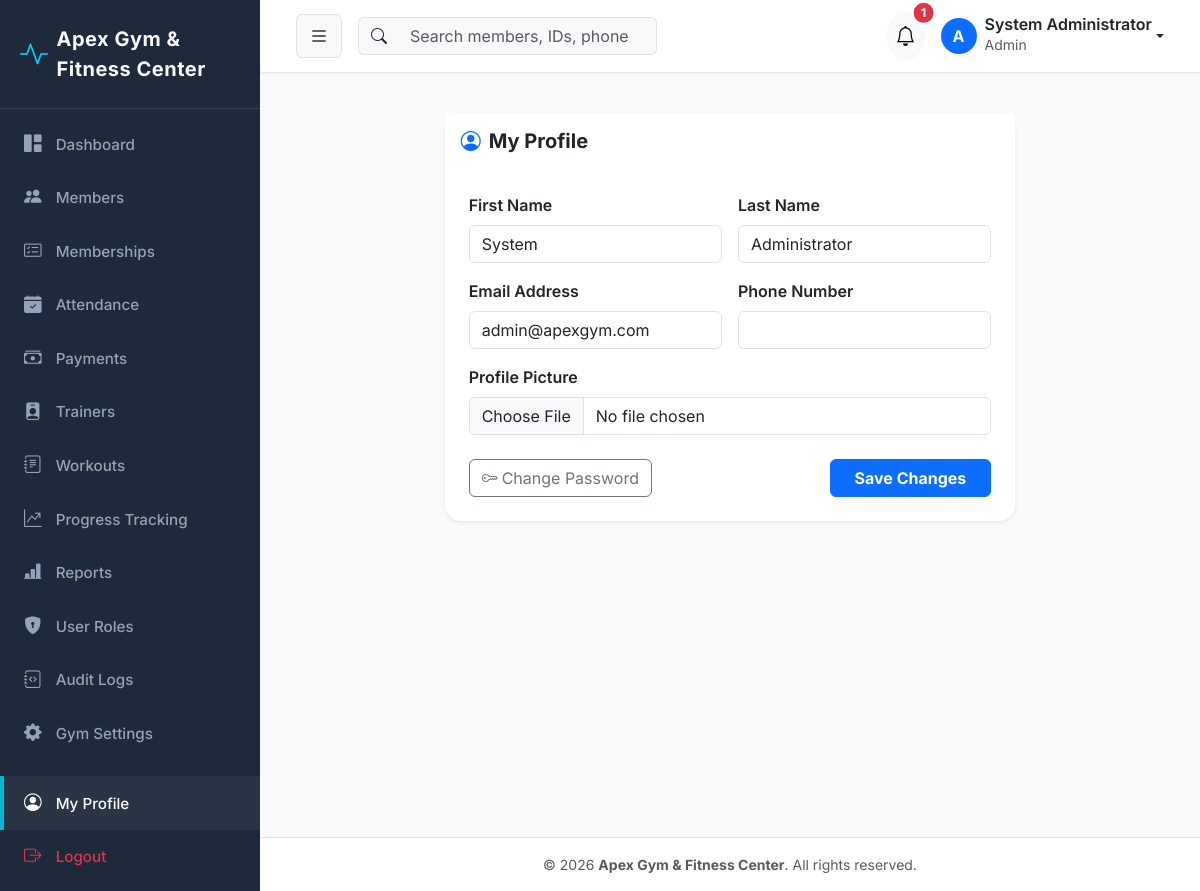
The page /accounts/profile/ (signed in) on the database its author committed.
### gym_settings/models.py (models this page shows, shortened)
class GymSetting(models.Model):
    name = models.CharField(max_length=150, default='Apex Gym & Fitness Center')
    logo = models.ImageField(upload_to='gym_logo/', blank=True, null=True)
    address = models.TextField(default='123 Fitness Avenue, Tech District, City Center')
    phone = models.CharField(max_length=20, default='+1 (555) 019-2834')
    email = models.EmailField(default='contact@apexgym.com')
    opening_time = models.TimeField(default=time(6, 0))
    closing_time = models.TimeField(default=time(22, 0))
    currency = models.CharField(max_length=10, default='₹')
    tax_percentage = models.DecimalField(max_digits=5, decimal_places=2, default=18.00)
    updated_at = models.DateTimeField(auto_now=True)
    @classmethod
    def get_settings(cls):
        obj, created = cls.objects.get_or_create(pk=1)
        return obj

### accounts/models.py (models this page shows, shortened)
class User(AbstractUser):
    class Role(models.TextChoices):
        ADMIN = 'ADMIN', 'Admin'
        STAFF = 'STAFF', 'Staff'
        TRAINER = 'TRAINER', 'Trainer'
        MEMBER = 'MEMBER', 'Member'
    role = models.CharField(
        max_length=20,
        choices=Role.choices,
        default=Role.MEMBER,
        help_text='Role for role-based access control'
    )
    phone = models.CharField(max_length=20, blank=True, null=True)
    profile_picture = models.ImageField(upload_to='profiles/', blank=True, null=True)
    created_at = models.DateTimeField(auto_now_add=True)
    updated_at = models.DateTimeField(auto_now=True)
    @property
    def is_admin(self):
        return self.role == self.Role.ADMIN or self.is_superuser
    def get_full_name_or_username(self):
        full = f"{self.first_name} {self.last_name}".strip()
        return full if full else self.username

### accounts/views.py (the view)
# urls.py: path('profile/', views.profile_view, name='profile'),
@login_required
def profile_view(request):
    if request.method == 'POST':
        form = UserProfileForm(request.POST, request.FILES, instance=request.user)
        if form.is_valid():
            form.save()
            messages.success(request, "Your profile has been updated successfully.")
            return redirect('accounts:profile')
    else:
        form = UserProfileForm(instance=request.user)
    return render(request, 'authentication/profile.html', {'form': form})

### accounts/forms.py
class UserProfileForm(forms.ModelForm):
    class Meta:
        model = User
        fields = ['first_name', 'last_name', 'email', 'phone', 'profile_picture']
        widgets = {
            'first_name': forms.TextInput(attrs={'class': 'form-control'}),
            'last_name': forms.TextInput(attrs={'class': 'form-control'}),
            'email': forms.EmailInput(attrs={'class': 'form-control'}),
            'phone': forms.TextInput(attrs={'class': 'form-control'}),
            'profile_picture': forms.FileInput(attrs={'class': 'form-control'}),
        }

### notifications/context_processors.py (called while the page is built)
def user_notifications(request):
    if request.user.is_authenticated:
        unread = Notification.objects.filter(user=request.user, is_read=False)[:5]
        unread_count = Notification.objects.filter(user=request.user, is_read=False).count()
        return {
            'navbar_notifications': unread,
            'unread_notifications_count': unread_count
        }
    return {
        'navbar_notifications': [],
        'unread_notifications_count': 0
    }

### templates/authentication/profile.html (shortened to what this page needs)
{% extends "base.html" %}
{% block content %}
<div class="container py-4">
    <div class="row justify-content-center">
        <div class="col-md-8">
            <div class="card border-0 shadow-sm rounded-4">
                <div class="card-header bg-white border-0 py-3">
                    <h5 class="fw-bold mb-0"><i class="bi bi-person-circle text-primary me-2"></i>My Profile</h5>
                </div>
                <div class="card-body p-4">
                    <form method="POST" enctype="multipart/form-data">
                        <div class="row g-3">
                            <div class="col-md-6">
                                <label class="form-label fw-semibold">First Name</label>
                                {{ form.first_name }}
                            </div>
                            <div class="col-md-6">
                                <label class="form-label fw-semibold">Last Name</label>
                                {{ form.last_name }}
                            </div>
                            <div class="col-md-6">
                                <label class="form-label fw-semibold">Email Address</label>
                                {{ form.email }}
                            </div>
                            <div class="col-md-6">
                                <label class="form-label fw-semibold">Phone Number</label>
                                {{ form.phone }}
                            </div>
                            <div class="col-md-12">
                                <label class="form-label fw-semibold">Profile Picture</label>
                                {{ form.profile_picture }}
                            </div>
                        </div>
                        <div class="d-flex justify-content-between align-items-center mt-4">
                            <a href="{% url 'accounts:change_password' %}" class="btn btn-outline-secondary">
                                <i class="bi bi-key me-1"></i>Change Password
                            </a>
                            <button type="submit" class="btn btn-primary px-4 fw-bold">Save Changes</button>
                        </div>
                    </form>
                </div>
            </div>
        </div>
    </div>
</div>
{% endblock %}

### templates/base.html (shortened to what this page needs)
<!DOCTYPE html>
<html lang="en">
<head>
    <link href="https://cdn.jsdelivr.net/npm/bootstrap@5.3.2/dist/css/bootstrap.min.css" rel="stylesheet">
    <link href="https://cdn.jsdelivr.net/npm/bootstrap-icons@1.11.1/font/bootstrap-icons.css" rel="stylesheet">
    {% load static %}
    <link rel="stylesheet" href="{% static 'css/custom.css' %}">
</head>
<body>
    <div id="wrapper">
        {% if user.is_authenticated %}
        <aside id="sidebar-wrapper">
            <div class="sidebar-heading d-flex align-items-center">
                <i class="bi bi-activity text-info me-2 fs-3"></i>
                <span class="fw-bold">{{ gym_info.name|default:"Apex Fitness" }}</span>
            </div>
            <div class="list-group list-group-flush py-2">
                <a href="{% url 'dashboard:index' %}" class="list-group-item {% if request.resolver_match.app_name == 'dashboard' %}active{% endif %}">
                    <i class="bi bi-grid-1x2-fill"></i> Dashboard
                </a>
                {% if user.is_admin or user.is_staff_user %}
                <a href="{% url 'members:list' %}" class="list-group-item {% if request.resolver_match.app_name == 'members' %}active{% endif %}">
                    <i class="bi bi-people-fill"></i> Members
                </a>
                <a href="{% url 'memberships:subscription_list' %}" class="list-group-item {% if request.resolver_match.app_name == 'memberships' %}active{% endif %}">
                    <i class="bi bi-card-checklist"></i> Memberships
                </a>
                <a href="{% url 'attendance:list' %}" class="list-group-item {% if request.resolver_match.app_name == 'attendance' %}active{% endif %}">
                    <i class="bi bi-calendar-check-fill"></i> Attendance
                </a>
                <a href="{% url 'payments:list' %}" class="list-group-item {% if request.resolver_match.app_name == 'payments' %}active{% endif %}">
                    <i class="bi bi-cash-stack"></i> Payments
                </a>
                <a href="{% url 'trainers:list' %}" class="list-group-item {% if request.resolver_match.app_name == 'trainers' %}active{% endif %}">
                    <i class="bi bi-person-badge-fill"></i> Trainers
                </a>
                {% endif %}
                <a href="{% url 'workouts:list' %}" class="list-group-item {% if request.resolver_match.app_name == 'workouts' and request.resolver_match.url_name != 'progress' %}active{% endif %}">
                    <i class="bi bi-journal-text"></i> Workouts
                </a>
                <a href="{% url 'workouts:progress' %}" class="list-group-item {% if request.resolver_match.url_name == 'progress' %}active{% endif %}">
                    <i class="bi bi-graph-up-arrow"></i> Progress Tracking
                </a>
                {% if user.is_admin or user.is_staff_user %}
                <a href="{% url 'reports:index' %}" class="list-group-item {% if request.resolver_match.app_name == 'reports' %}active{% endif %}">
                    <i class="bi bi-bar-chart-line-fill"></i> Reports
                </a>
                {% endif %}
                {% if user.is_admin %}
                <a href="{% url 'accounts:user_list' %}" class="list-group-item {% if request.resolver_match.url_name == 'user_list' %}active{% endif %}">
                    <i class="bi bi-shield-lock-fill"></i> User Roles
                </a>
                <a href="{% url 'audit_logs:list' %}" class="list-group-item {% if request.resolver_match.app_name == 'audit_logs' %}active{% endif %}">
                    <i class="bi bi-journal-code"></i> Audit Logs
                </a>
                <a href="{% url 'gym_settings:index' %}" class="list-group-item {% if request.resolver_match.app_name == 'gym_settings' %}active{% endif %}">
                    <i class="bi bi-gear-fill"></i> Gym Settings
                </a>
                {% endif %}
                <a href="{% url 'accounts:profile' %}" class="list-group-item mt-3 {% if request.resolver_match.url_name == 'profile' %}active{% endif %}">
                    <i class="bi bi-person-circle"></i> My Profile
                </a>
                <a href="{% url 'accounts:logout' %}" class="list-group-item text-danger">
                    <i class="bi bi-box-arrow-right"></i> Logout
                </a>
            </div>
        </aside>
        {% endif %}
        <div id="page-content-wrapper">
            {% if user.is_authenticated %}
            <nav class="navbar navbar-expand-lg top-navbar">
                <div class="container-fluid">
                    <button class="btn btn-light border" id="sidebarToggle">
                        <i class="bi bi-list fs-5"></i>
                    </button>
                    <form class="d-none d-md-flex ms-3 me-auto" action="{% url 'members:list' %}" method="GET">
                        <div class="input-group">
                            <span class="input-group-text bg-light border-end-0"><i class="bi bi-search"></i></span>
                            <input class="form-control bg-light border-start-0" type="search" name="q" placeholder="Search members, IDs, phone..." aria-label="Search">
                        </div>
                    </form>
                    <div class="d-flex align-items-center ms-auto">
                        <div class="dropdown me-3">
                            <button class="btn btn-light position-relative rounded-circle p-2" type="button" data-bs-toggle="dropdown">
                                <i class="bi bi-bell fs-5"></i>
                                {% if unread_notifications_count > 0 %}
                                <span class="position-absolute top-0 start-100 translate-middle badge rounded-pill bg-danger">
                                    {{ unread_notifications_count }}
                                </span>
                                {% endif %}
                            </button>
                        </div>
                        <div class="dropdown">
                            <a class="d-flex align-items-center text-decoration-none dropdown-toggle text-dark" href="#" data-bs-toggle="dropdown">
                                <div class="bg-primary text-white rounded-circle d-flex align-items-center justify-content-center me-2 fw-bold" style="width: 36px; height: 36px;">
                                    {{ user.username|slice:":1"|upper }}
                                </div>
                                <div class="d-none d-sm-block text-start">
                                    <div class="fw-semibold lh-1">{{ user.get_full_name_or_username }}</div>
                                    <small class="text-muted">{{ user.get_role_display }}</small>
                                </div>
                            </a>
                        </div>
                    </div>
                </div>
            </nav>
            {% endif %}
            <div class="container-fluid pt-3 px-4">
                {% block content %}{% endblock %}
            </div>
            <footer class="mt-auto py-3 bg-white border-top text-center text-muted small">
                <div class="container">
                    &copy; {% now "Y" %} <strong>{{ gym_info.name|default:"Apex Gym & Fitness Center" }}</strong>. All rights reserved.
                </div>
            </footer>
        </div>
    </div>
</body>
</html>

### static/css/custom.css (style rules this page uses)
:root { --primary-color: #4f46e5; --primary-hover: #4338ca; --secondary-color: #06b6d4; --dark-bg: #0f172a; --sidebar-bg: #1e293b; --card-bg: #ffffff; --text-primary: #1e293b; --text-muted: #64748b; --accent-success: #10b981; --accent-warning: #f59e0b; --accent-danger: #ef4444; --border-color: #e2e8f0; }
body { font-family: 'Inter', system-ui, -apple-system, sans-serif; background-color: #f8fafc; color: var(--text-primary); overflow-x: hidden; }
#wrapper { display: flex; width: 100%; align-items: stretch; min-height: 100vh; }
#sidebar-wrapper { min-width: 260px; max-width: 260px; background-color: var(--sidebar-bg); color: #f8fafc; transition: all 0.3s ease; z-index: 1000; }
#sidebar-wrapper .sidebar-heading { padding: 1.5rem 1.25rem; font-size: 1.25rem; font-weight: 700; letter-spacing: 0.5px; border-bottom: 1px solid rgba(255, 255, 255, 0.1); }
#sidebar-wrapper .list-group-item { background-color: transparent; color: #94a3b8; border: none; padding: 0.85rem 1.25rem; font-size: 0.95rem; font-weight: 500; border-left: 4px solid transparent; transition: all 0.2s ease; }
#sidebar-wrapper .list-group-item:hover, #sidebar-wrapper .list-group-item.active { color: #ffffff; background-color: rgba(255, 255, 255, 0.05); border-left-color: var(--secondary-color); }
#sidebar-wrapper .list-group-item i { width: 24px; font-size: 1.1rem; margin-right: 10px; }
#page-content-wrapper { width: 100%; flex: 1; display: flex; flex-direction: column; }
.top-navbar { background-color: #ffffff; border-bottom: 1px solid var(--border-color); padding: 0.75rem 1.5rem; box-shadow: 0 1px 3px 0 rgba(0, 0, 0, 0.05); }

### rows shown on the page
GymSetting: name "Apex Gym & Fitness Center"
User: username "A", get_full_name_or_username "System Administrator", role "Admin", first_name "System", last_name "Administrator", email "admin@apexgym.com"

### other values the page prints
{{ unread_notifications_count }} "1"
